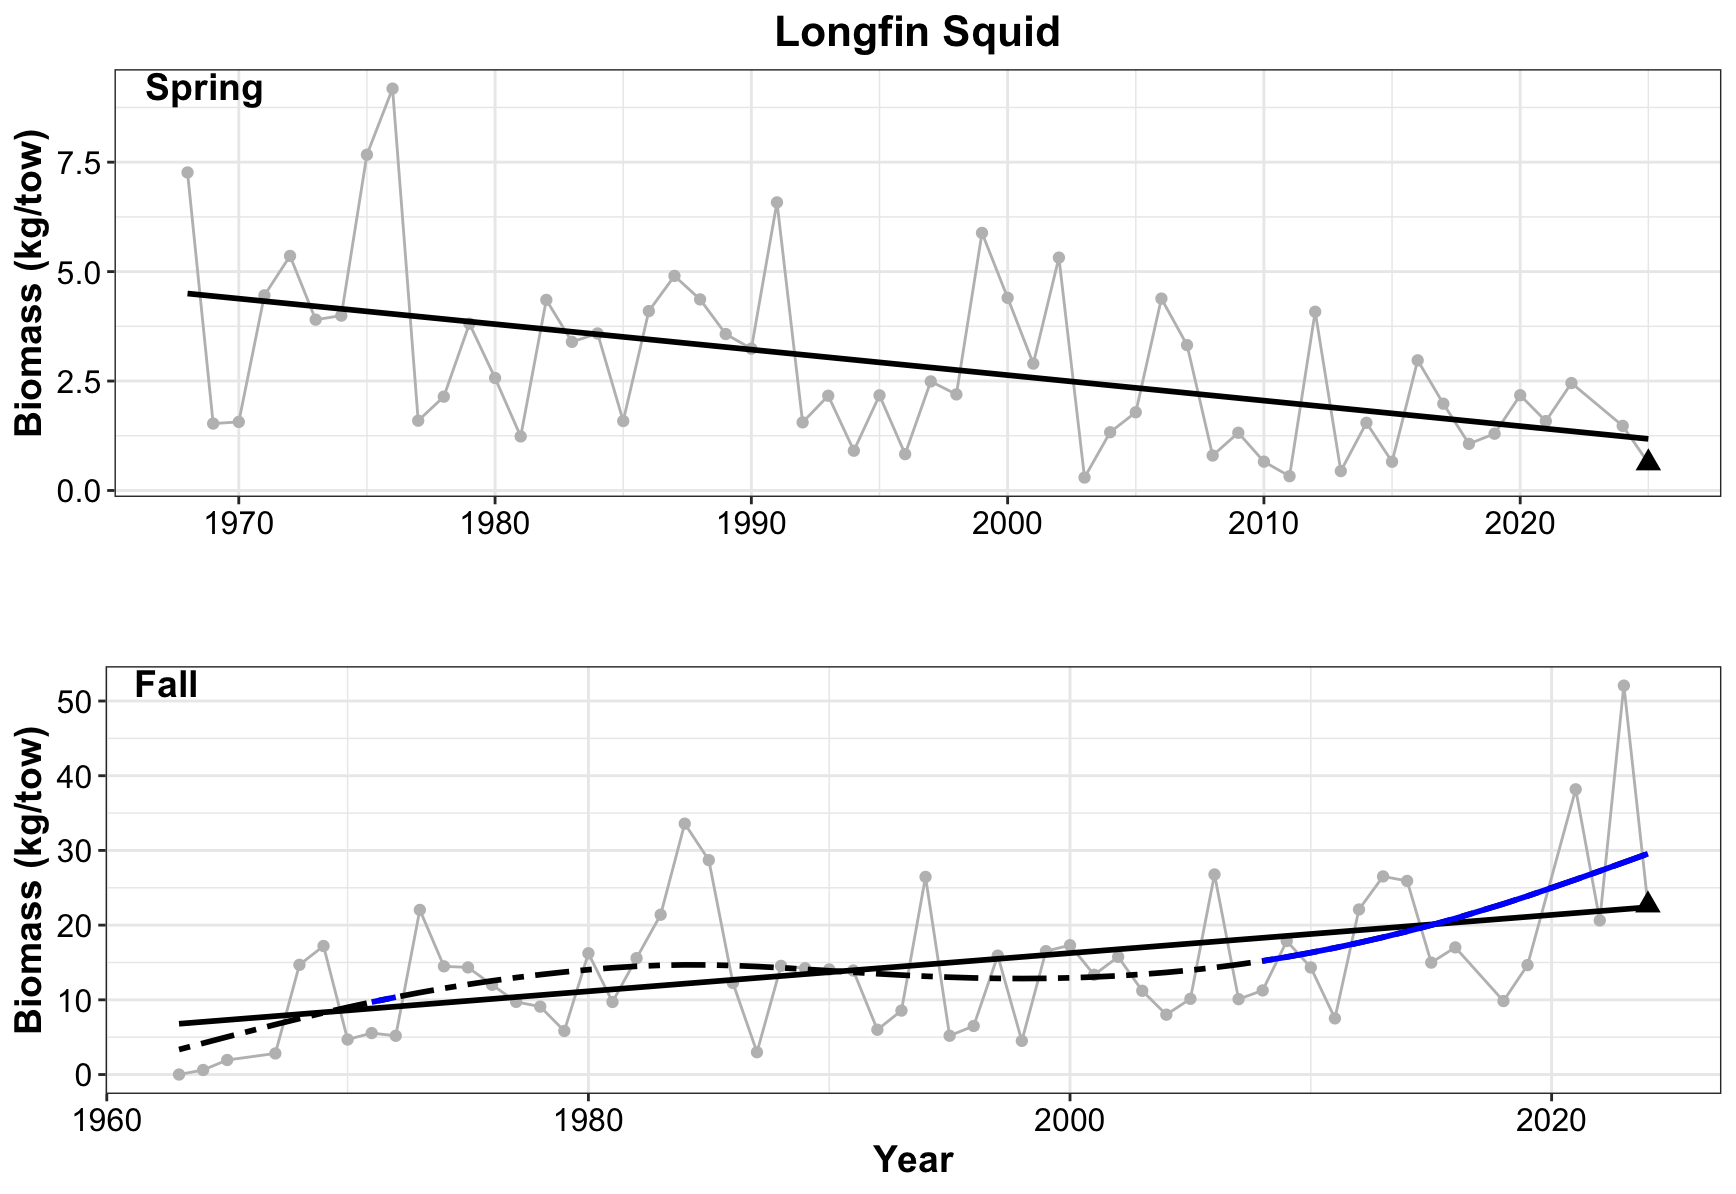

Recreate this plot in R.
## Figures for Longfin Squid

## **Laura Gruenburg, lagruenburg@gmail.com**

#   **LAST UPDATED: September 12, 2025**

#####load required functions
#  You will need to download the functions from here https://gist.github.com/gavinsimpson/e73f011fdaaab4bb5a30

setwd("~/Desktop/NYB_Indicators_Calculations")
source("Deriv.R")
library(mgcv)
library(ggplot2)
#library(mgcViz)
library(ggpubr)

#######Load the datasets
setwd("~/Desktop/NYB_Indicators_Calculations/Final_Timeseries_Figures/Timeseries_Files_2025")
ds<-read.csv("longfin_spring_2025.csv", header = TRUE)

#calculate the 30th a and 70th percentiles for the short term column of the indicators report
qds = quantile(ds$strat.biomass, probs = c(.30, .70))

# find the last 5 years mean
mn_ds5 = mean(ds$strat.biomass[ds$YEAR >= 2020])
# what quintile the data is in
mn_ds5 >qds


# Creat a GAM - adjust k and remember to check model
mod<- gam(strat.biomass ~ s(YEAR, k=15), data = ds)
summary(mod) #check out model
gam.check(mod)

pdata <- with(ds, data.frame(YEAR = YEAR))
p2_mod <- predict(mod, newdata = pdata,  type = "terms", se.fit = TRUE)
intercept = 2.866157  # look at p2_mod and extract the intercept
pdata <- transform(pdata, p2_mod = p2_mod$fit[,1], se2 = p2_mod$se.fit[,1])

#  Now that we have the model prediction, the next step is to calculate the first derivative
#  Then determine which increases and decreases are significant
Term = "YEAR"
mod.d <- Deriv(mod, n=57) # n is the number of YEARs
mod.dci <- confint(mod.d, term = Term)
mod.dsig <- signifD(pdata$p2_mod, d = mod.d[[Term]]$deriv,
                    +                    mod.dci[[Term]]$upper, mod.dci[[Term]]$lower)

# Take a quick look to make sure it appears ok before final plotting
plot(strat.biomass ~ YEAR, data = ds)
lines(strat.biomass ~ YEAR, data = ds)
lines(p2_mod+intercept ~ YEAR, data = pdata, type = "n")
lines(p2_mod+intercept ~ YEAR, data = pdata)
lines(unlist(mod.dsig$incr)+intercept ~ YEAR, data = pdata, col = "blue", lwd = 3)
lines(unlist(mod.dsig$decr)+intercept ~ YEAR, data = pdata, col = "red", lwd = 3)

linearMod<- lm(strat.biomass ~ YEAR, data=ds)
summary(linearMod)

p1 = ggplot() + 
  geom_line(data = ds, aes(x = YEAR, y = strat.biomass), color = 'grey') +
  geom_point(data = ds, aes(x = YEAR, y = strat.biomass), color = 'gray') + 
  geom_point(data = ds[57, ], aes(x = YEAR, y = strat.biomass), shape = 17, size = 3) + 
  geom_smooth(data = ds, aes(x = YEAR, y = strat.biomass), method = lm, se = FALSE, color = 'black') + 
  #geom_line(data=pdata, aes(x = YEAR, y = p2_mod+intercept), se = FALSE, color = 'black', linetype = 'twodash', size = 1) + 
  #geom_line(data = pdata, aes(y = unlist(mod.dsig$incr)+intercept, x = YEAR), color = "blue", size = 1) + 
  #geom_line(data = pdata, aes(y = unlist(mod.dsig$decr)+intercept, x = YEAR), color = 'red', size = 1) + 
  theme_bw() +
  labs (y = bquote("Biomass (kg/tow)"), x = '', title = 'Longfin Squid') + 
  theme(plot.title=element_text(size = 16,face = 'bold',hjust = 0.5), axis.title=element_text(size = 14, face = 'bold'), axis.text= element_text(color = 'black', size = 12))


ds2<-read.csv("longfin_fall_2025.csv", header = TRUE)



#calculate the 30th a and 70th percentiles for the short term column of the indicators report
qds2 = quantile(ds2$strat.biomass, probs = c(.30, .70))

# find the last 5 years mean
mn_ds25 = mean(ds2$strat.biomass[ds2$YEAR >= 2019])
# what quintile the data is in
mn_ds25 >qds2

# Creat a GAM - adjust k and remember to check model
mod2<- gam(strat.biomass ~ s(YEAR, k=15), data = ds2)
summary(mod2) #check out model
gam.check(mod2)

pdata2 <- with(ds2, data.frame(YEAR = YEAR))
p2_mod2 <- predict(mod2, newdata = pdata2,  type = "terms", se.fit = TRUE)
intercept2 =  14.49615  # look at p2_mod and extract the intercept
pdata2 <- transform(pdata2, p2_mod2 = p2_mod2$fit[,1], se2 = p2_mod2$se.fit[,1])

#  Now that we have the model prediction, the next step is to calculate the first derivative
#  Then determine which increases and decreases are significant
Term = "YEAR"
mod2.d <- Deriv(mod2, n=59) # n is the number of YEARs
mod2.dci <- confint(mod2.d, term = Term)
mod2.dsig <- signifD(pdata2$p2_mod2, d = mod2.d[[Term]]$deriv,
                     +                    mod2.dci[[Term]]$upper, mod2.dci[[Term]]$lower)

# Take a quick look to make sure it appears ok before final plotting
plot(strat.biomass ~ YEAR, data = ds2)
lines(strat.biomass ~ YEAR, data = ds2)
lines(p2_mod2+intercept2 ~ YEAR, data = pdata2, type = "n")
lines(p2_mod2+intercept2 ~ YEAR, data = pdata2)
lines(unlist(mod2.dsig$incr)+intercept2 ~ YEAR, data = pdata2, col = "blue", lwd = 3)
lines(unlist(mod2.dsig$decr)+intercept2 ~ YEAR, data = pdata2, col = "red", lwd = 3)

linearmod2<- lm(strat.biomass ~ YEAR, data=ds2)
summary(linearmod2)

p2 = ggplot() + 
  geom_line(data = ds2, aes(x = YEAR, y = strat.biomass), color = 'grey') +
  geom_point(data = ds2, aes(x = YEAR, y = strat.biomass), color = 'gray') + 
  geom_point(data = ds2[59, ], aes(x = YEAR, y = strat.biomass), shape = 17, size = 3) + 
  geom_smooth(data = ds2, aes(x = YEAR, y = strat.biomass), method = lm, se = FALSE, color = 'black') + 
  geom_line(data=pdata2, aes(x = YEAR, y = p2_mod2+intercept2), se = FALSE, color = 'black', linetype = 'twodash', size = 1) + 
  geom_line(data = pdata2, aes(y = unlist(mod2.dsig$incr)+intercept2, x = YEAR), color = "blue", size = 1) + 
  geom_line(data = pdata2, aes(y = unlist(mod2.dsig$decr)+intercept2, x = YEAR), color = 'red', size = 1) + 
  theme_bw() +
  labs (y = bquote("Biomass (kg/tow)"), x = 'Year', title = '') + 
  theme(plot.title=element_text(size = 16,face = 'bold',hjust = 0.5), axis.title=element_text(size = 14, face = 'bold'), axis.text= element_text(color = 'black', size = 12))


ggarrange(p1, p2, 
          labels = c("Spring", " Fall"),
          label.x = c(.05,.05),
          label.y = c(0.9,0.9),
          font.label = (face = 'Italic'),
          ncol = 1, nrow = 2)
